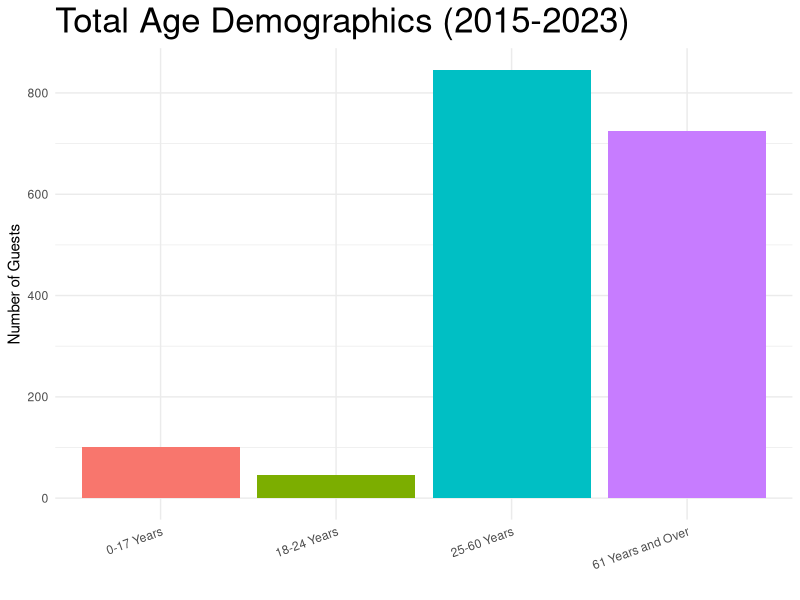
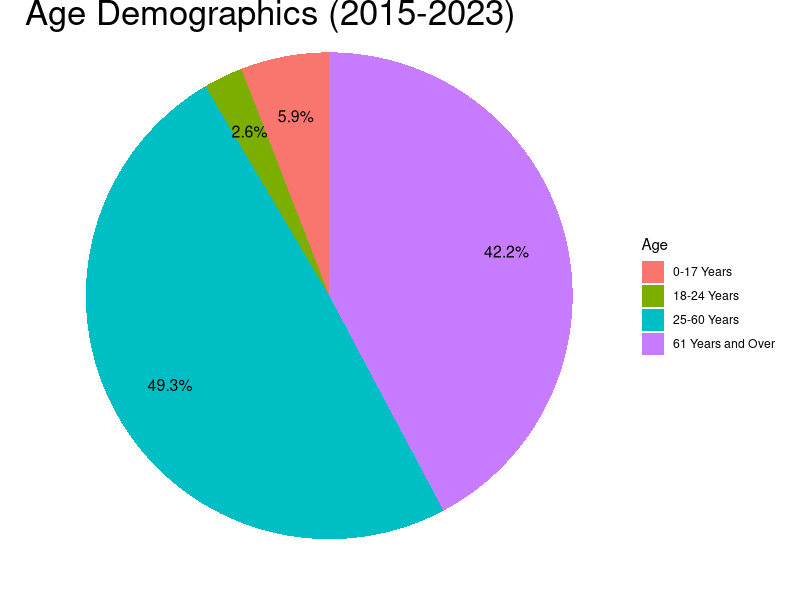
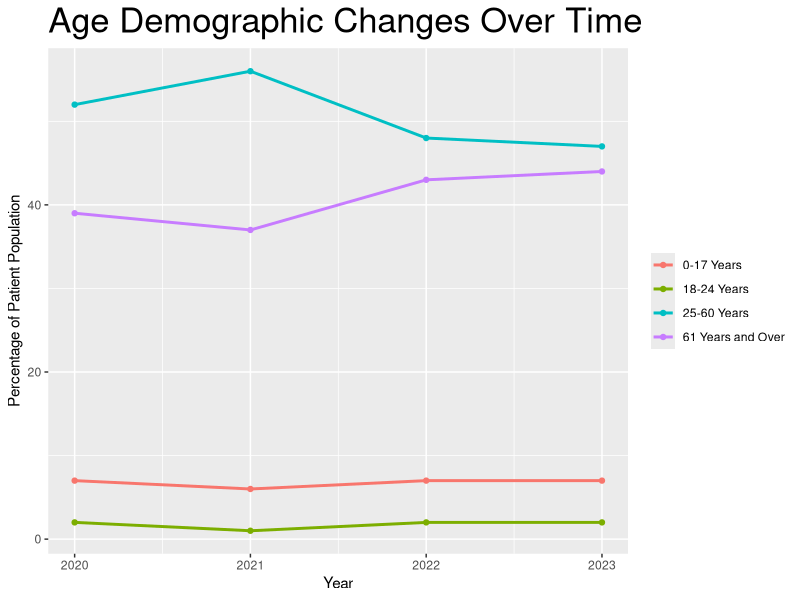
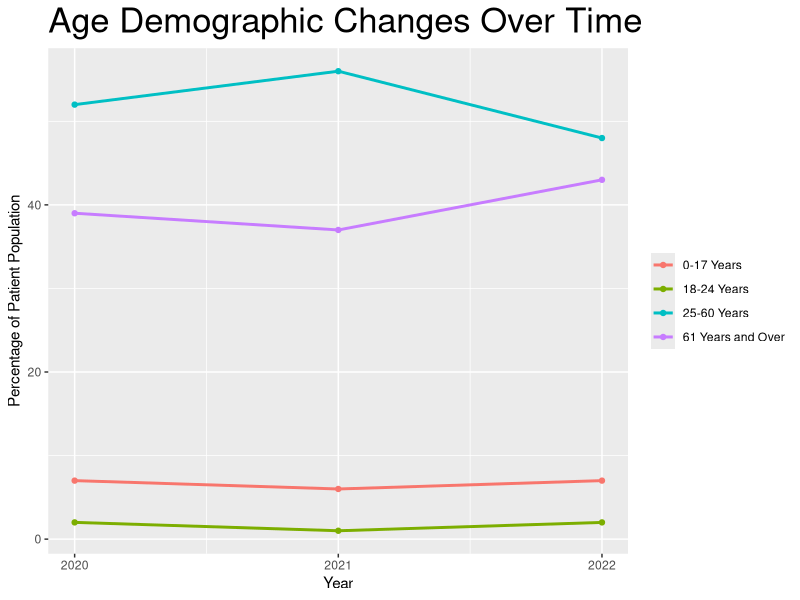

These charts were generated, in order, by the following R code:
getwd()
setwd()

install.packages("ggplot2")
library(ggplot2)

# data
Age <- data.frame(
  Age_Group = c("0-17 Years", "18-24 Years", "25-60 Years", "61 Years and Over"),
  Count = c(101, 45, 846, 725)
)

# bar chart
ggplot(Age, aes(x = Age_Group, y = Count, fill = Age_Group)) +
  geom_bar(stat = "identity") +
  labs(x = "Age", y = "Number of Guests", title = "Total Age Demographics (2015-2023)") +
  theme_minimal() + 
  theme(axis.text.x = element_text(angle = 20, hjust = 1)) + 
  guides(fill = FALSE) +
  xlab("") +
  theme(plot.title = element_text(size = 25))


# pie chart
Age$Percentage <- (Age$Count / sum(Age$Count)) * 100

legend_data <- data.frame(
  Age_Group = Age$Age_Group,
  Percentage = scales::percent(Age$Percentage)
)

ggplot(Age, aes(x = "", y = Count, fill = Age_Group)) +
  geom_bar(stat = "identity", width = 1) +
  coord_polar(theta = "y") +
  labs(title = "Age Demographics (2015-2023)") +
  theme_void() +
  theme(legend.position = "right") +
  geom_text(aes(label = scales::percent(Count/sum(Count), accuracy = 0.1),x = 1.25), 
            position = position_stack(vjust = 0.5), size = 4) +
  labs(fill = "Age") +
  theme(plot.title = element_text(margin = margin(b = -30))) +
  theme(plot.title = element_text(size = 25))


# trendline graph w estimated 2023
Age_Change <- data.frame(
  Year = rep(c(2020, 2021, 2022, 2023), each = 4),
  Age_Group = rep(c("0-17 Years", "18-24 Years", "25-60 Years", "61 Years and Over"), times = 4),
  # calculated percentages in Excel
  Percentage = c(
    7, 2, 52, 39, 6, 1, 56, 37, 7, 2, 48, 43, 7, 2, 47, 44
  )
)

ggplot(Age_Change, aes(x = Year, y = Percentage, color = Age_Group)) +
  geom_line(linewidth = 1) +
  geom_point(size = 1.5) +
  labs(title = "Age Demographic Changes Over Time", x = "Year", y = "Percentage of Patient Population") +
  theme(legend.title = element_blank()) +
  theme(plot.title = element_text(size = 25))


# trendline graph 2020-2022
Age_Change <- data.frame(
  Year = rep(c(2020, 2021, 2022), each = 4),
  Age_Group = rep(c("0-17 Years", "18-24 Years", "25-60 Years", "61 Years and Over"), times = 3),
  # calculated percentages in Excel
  Percentage = c(
    7, 2, 52, 39, 6, 1, 56, 37, 7, 2, 48, 43
  )
)

ggplot(Age_Change, aes(x = Year, y = Percentage, color = Age_Group)) +
  geom_line(linewidth = 1) +
  geom_point(size = 1.5) +
  labs(title = "Age Demographic Changes Over Time", x = "Year", y = "Percentage of Patient Population") +
  scale_x_continuous(breaks = c(2020, 2021, 2022),
                     labels = c("2020", "2021", "2022")) +
  theme(legend.title = element_blank()) +
  theme(plot.title = element_text(size = 25))
